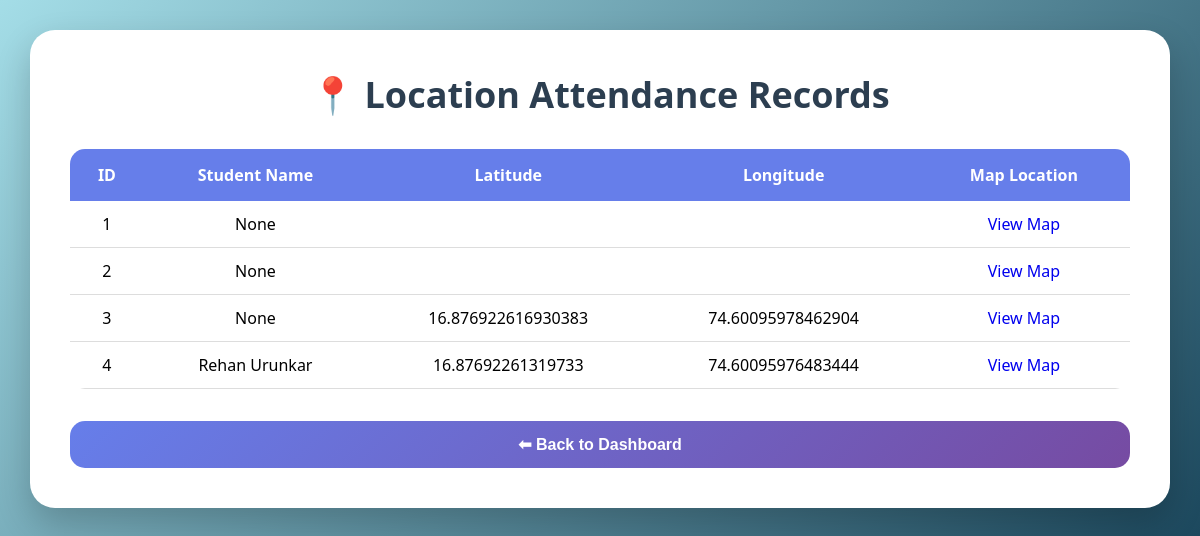
The app's page /view_location_attendance, older data.
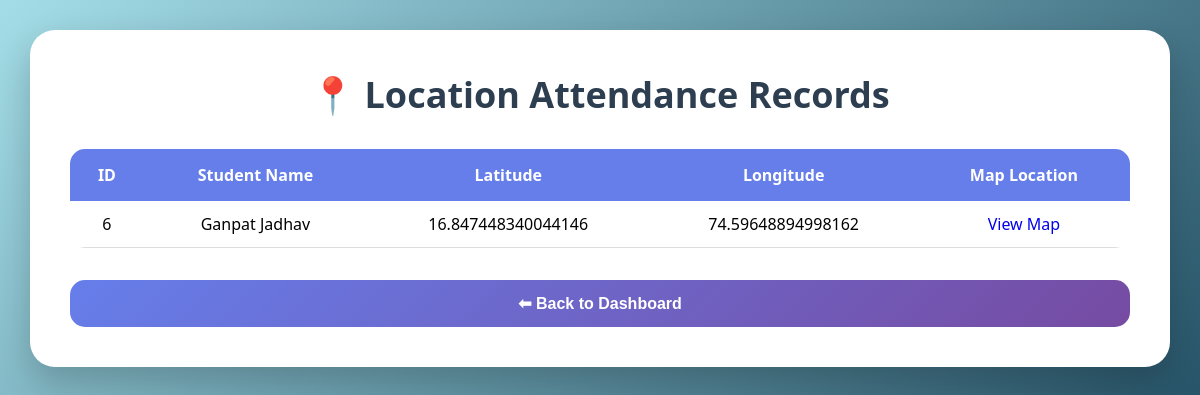
The same page, newer data.
### tables this page shows
CREATE TABLE location_attendance(
    id INTEGER PRIMARY KEY AUTOINCREMENT,
    student_name TEXT,
    latitude TEXT,
    longitude TEXT,
    attendance_date TIMESTAMP DEFAULT CURRENT_TIMESTAMP
);

### app.py (the view)
@app.route('/view_location_attendance')
def view_location_attendance():
    conn = sqlite3.connect("internship.db")
    cursor = conn.cursor()
    cursor.execute("SELECT * FROM location_attendance")
    data = cursor.fetchall()
    conn.close()
    return render_template(
        "view_location_attendance.html",
        attendance=data
    )

### templates/view_location_attendance.html (shortened to what this page needs)
<!DOCTYPE html>
<html>
<head>
    <link rel="stylesheet"
    href="{{ url_for('static', filename='style.css') }}">
</head>
<body>
<div class="container">
<h1>📍 Location Attendance Records</h1>
<table>
<tr>
    <th>ID</th>
    <th>Student Name</th>
    <th>Latitude</th>
    <th>Longitude</th>
    <th>Map Location</th>
</tr>
{% for a in attendance %}
<tr>
    <td>{{ a[0] }}</td>
    <td>{{ a[1] }}</td>
    <td>{{ a[2] }}</td>
    <td>{{ a[3] }}</td>
    <td>
        <a href="https://www.google.com/maps?q={{ a[2] }},{{ a[3] }}" target="_blank">
            View Map
        </a>
    </td>
</tr>
{% endfor %}
</table>
<br>
<a href="/mentor_dashboard">
    <button>⬅ Back to Dashboard</button>
</a>
</div>
</body>
</html>

Row changes from the older to the newer data that the page shows:
removed location_attendance: id "1", a "None"
removed location_attendance: id "2", a "None"
removed location_attendance: id "3", a "None", latitude "16.876922616930383", longitude "74.60095978462904"
removed location_attendance: id "4", student_name "Rehan Urunkar", latitude "16.87692261319733", longitude "74.60095976483444"
added location_attendance: id "6", student_name "Ganpat Jadhav", latitude "16.847448340044146", longitude "74.59648894998162"
